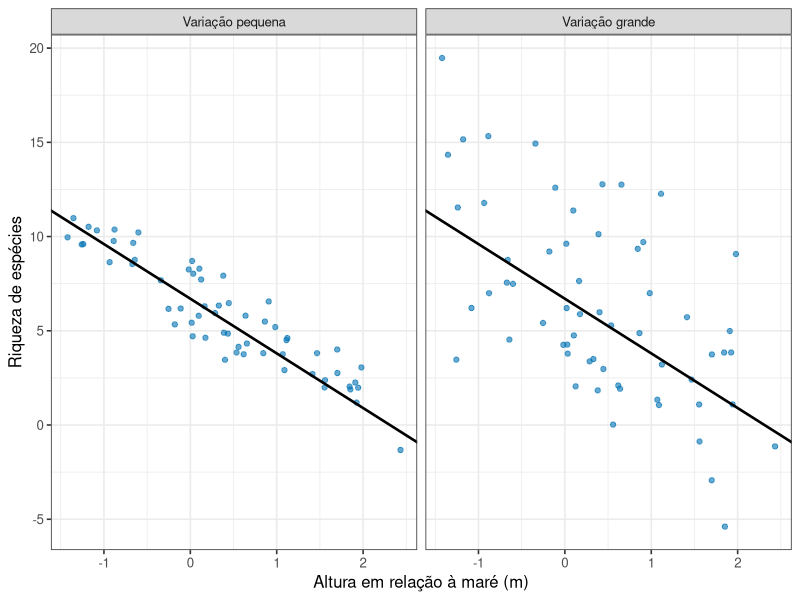
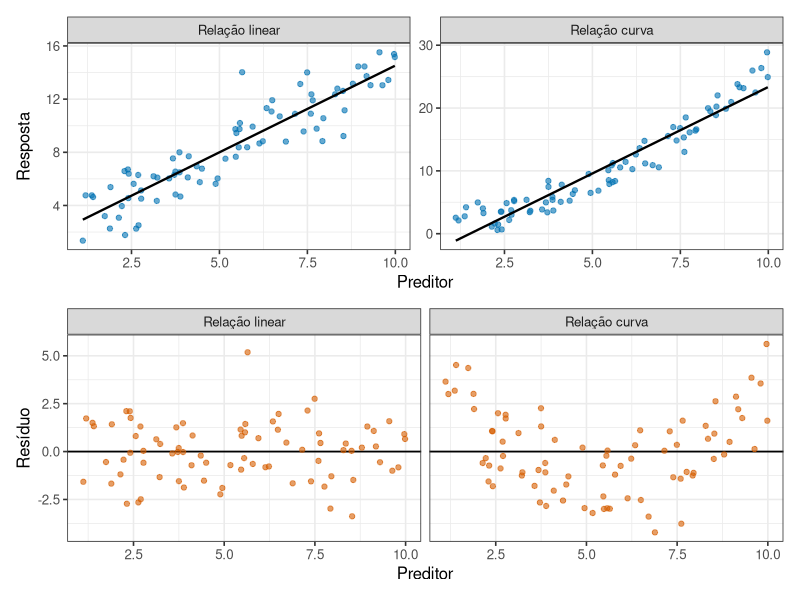

Recreate these plots in R, in order.
## ---- chunk 1
#| include: false
library(tidyverse)
theme_set(theme_bw(base_size = 12))
## ---- chunk 2
#| echo: false
#| label: fig-relacao-linear-mesma-reta
#| fig-cap: "Dados gerados pela mesma reta (intercepto 6,7 e inclinação -2,9) com duas magnitudes de variação residual."
#| fig-alt: "Dois painéis com a mesma reta descendente. No painel da esquerda os pontos ficam colados à reta; no da direita se espalham amplamente ao redor dela."
#| fig-height: 3.4

altura <- runif(60, -1.5, 2.5)

dados <- bind_rows(
  tibble(cenario = "Variação pequena", altura = altura,
         riqueza = 6.7 - 2.9 * altura + rnorm(60, 0, 1)),
  tibble(cenario = "Variação grande", altura = altura,
         riqueza = 6.7 - 2.9 * altura + rnorm(60, 0, 4))
) |>
  mutate(cenario = fct_relevel(cenario, "Variação pequena"))

ggplot(dados, aes(x = altura, y = riqueza)) +
  geom_point(alpha = 0.6, colour = "#0072B2") +
  geom_abline(intercept = 6.7, slope = -2.9, linewidth = 0.9) +
  facet_wrap(~ cenario) +
  labs(x = "Altura em relação à maré (m)", y = "Riqueza de espécies")
## ---- chunk 3
#| echo: false
#| label: fig-relacao-linear-residuos
#| fig-cap: "À esquerda, dados realmente lineares. À direita, uma relação curva à qual se ajustou uma reta. Abaixo, os resíduos correspondentes."
#| fig-alt: "Quatro painéis em duas colunas. Na coluna da direita, o ajuste linear passa acima dos pontos nas extremidades e abaixo no meio, e o gráfico de resíduos mostra um padrão claro em forma de U."
#| fig-height: 5

x <- runif(80, 1, 10)
linear <- tibble(tipo = "Relação linear", x = x, y = 2 + 1.2 * x + rnorm(80, 0, 1.5))
curva  <- tibble(tipo = "Relação curva",  x = x, y = 2 + 0.25 * x^2 + rnorm(80, 0, 1.5))

todos <- bind_rows(linear, curva) |> mutate(tipo = fct_relevel(tipo, "Relação linear"))

p1 <- ggplot(todos, aes(x = x, y = y)) +
  geom_point(alpha = 0.6, colour = "#0072B2") +
  geom_smooth(method = "lm", se = FALSE, colour = "black", linewidth = 0.8) +
  facet_wrap(~ tipo, scales = "free_y") +
  labs(x = "Preditor", y = "Resposta")

residuos <- bind_rows(
  mutate(linear, residuo = residuals(lm(y ~ x, data = linear))),
  mutate(curva,  residuo = residuals(lm(y ~ x, data = curva)))
) |>
  mutate(tipo = fct_relevel(tipo, "Relação linear"))

p2 <- ggplot(residuos, aes(x = x, y = residuo)) +
  geom_hline(yintercept = 0, linewidth = 0.6) +
  geom_point(alpha = 0.6, colour = "#D55E00") +
  facet_wrap(~ tipo) +
  labs(x = "Preditor", y = "Resíduo")

patchwork::wrap_plots(p1, p2, ncol = 1)
